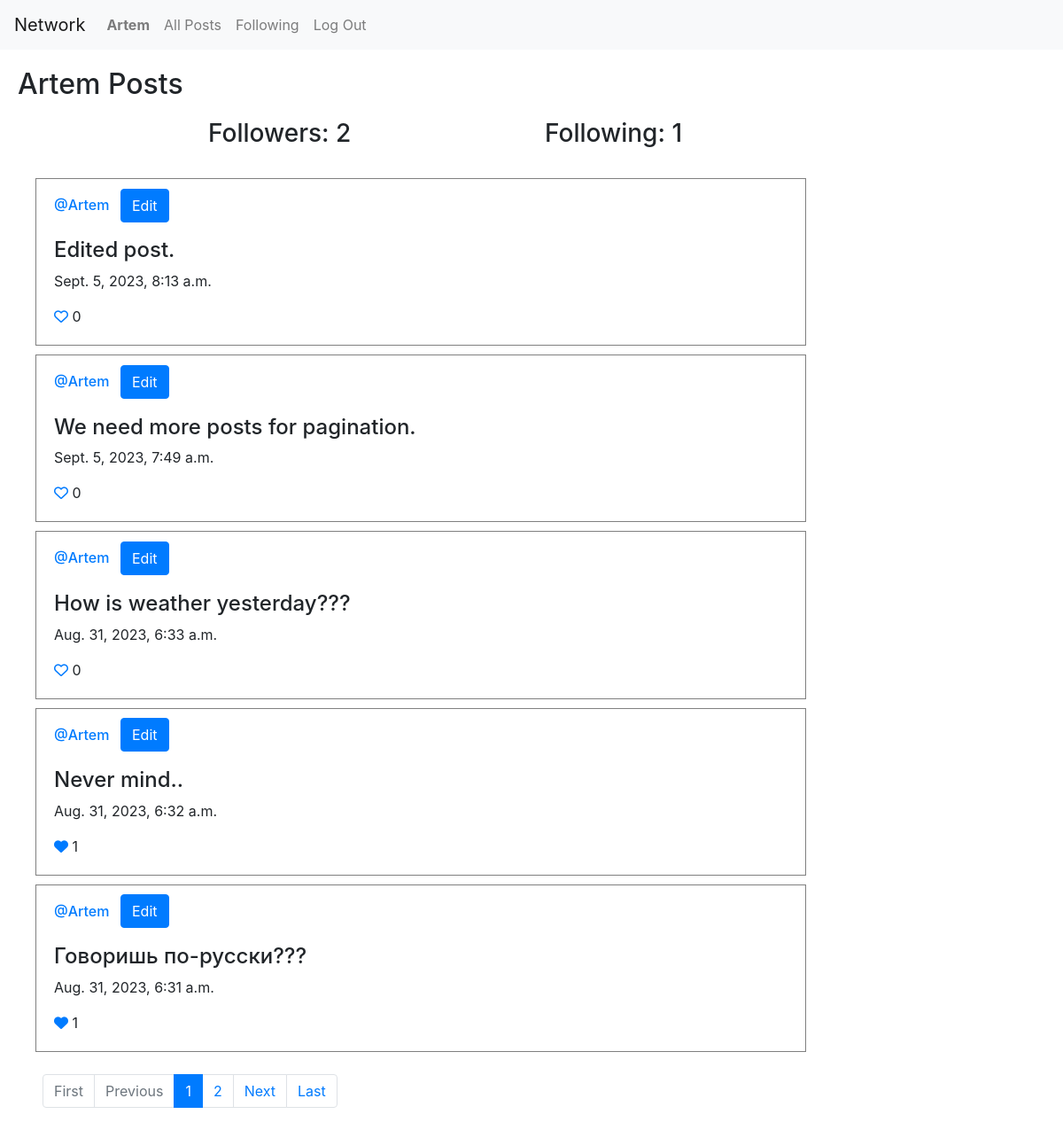
/profile/1 (signed in), run on the app's committed database.
### network/models.py (models this page shows, shortened)
class User(AbstractUser):
    pass

class Post(models.Model):
    content = models.TextField(max_length=200)
    user = models.ForeignKey(User, on_delete=models.CASCADE, related_name='author')
    date = models.DateTimeField(auto_now_add=True)
    likes = models.ManyToManyField(User, related_name='post_likes', blank=True)
    def number_of_likes(self):
        return self.likes.count()

### network/views.py (the view)
# urls.py: path("profile/<int:user_id>", views.profile, name="profile"),
def profile(request, user_id):
    user = User.objects.get(pk=user_id)
    allPosts = Post.objects.filter(user=user).order_by("id").reverse()
    following = Follow.objects.filter(user=user)
    followers = Follow.objects.filter(user_follower=user)
    try:
        checkFollow = followers.filter(user=User.objects.get(pk=request.user.id))
        if len(checkFollow) != 0:
            isFollowing = True
        else:
            isFollowing = False
    except:
        isFollowing = False
    paginator = Paginator(allPosts, posts_per_page)
    page_number = request.GET.get('page')
    page_posts = paginator.get_page(page_number)
    return render(request, "network/profile.html", {
        "allPosts": allPosts,
        "page_posts": page_posts,
        "username": user.username,
        "following": following,
        "followers": followers,
        "my_profile": user,
        "isFollowing": isFollowing
    })

### network/templates/network/profile.html (shortened to what this page needs)
{% extends "network/layout.html" %}
{% load static %}
{% block body %}
    <head>
    </head>
    <h2>{{ username }} Posts</h2>
    <div class="container">
        <div class="row d-flex justify-content-center">
            <h3 class="col-4">Followers: {{ followers.count }}</h3>
            <h3 class="col-4">Following: {{ following.count }}</h3>
        </div>
    </div>
    <div class="all-posts">
        {% for post in page_posts %}
            <div class="my-post">
                <h6 class="username" ><a href="{% url 'profile' user_id=post.user.id %}">@{{ post.user }}</a>
                    {% if user.is_authenticated %}
                    {% if user == post.user %}
                        <div>
                            <button style="margin-left: 75px; margin-top: -40px" type="button" class="btn btn-primary" data-bs-toggle="modal" data-bs-target="#edit_post_{{ post.id }}">Edit</button>
                        </div>
                    {% endif %}
                    {% endif %}
                </h6>
                <h4 class="my-content" id="content{{ post.id }}">{{ post.content }}</h4>
                <p class="date">{{ post.date }}</p>
                {% if user.is_authenticated %}
                    {% if user == post.user %}
                        <a href="" class="card-link {% if post.number_of_likes > 0 %} fas {%else%} far {% endif %} fa-heart"></a>
                        {{ post.number_of_likes }}
                    {% endif %}
                {% endif %}
            </div>
        {% endfor %}
    </div>
    <nav aria-label="Page navigation example">
      <ul class="pagination mx-5">
        {% if page_posts.has_previous %}
            <li class="page-item"><a class="page-link" href="?page=1">First</a></li>
            <li class="page-item"><a class="page-link" href="?page={{ page_posts.previous_page_number }}">Previous</a></li>
        {% else %}
            <li class="page-item disabled"><a class="page-link">First</a></li>
            <li class="page-item disabled"><a class="page-link">Previous</a></li>
        {% endif %}
        {% for pg in page_posts.paginator.page_range %}
        {% if pg == page_posts.number %}
        <li class="page-item active" aria-current="page">
            <span class="page-link" id="pg_num">
            {{ pg }}
            </span>
        </li>
        {% elif pg < page_posts.number|add:3 and pg > page_posts.number|add:-3 %}
        <li class="page-item">
            <a class="page-link pagination-green-inactive" href="{{GET_params.urlencode}}?page={{ pg }}">{{ pg }}</a>
        </li>
        {% endif %}
        {% endfor %}
        {% if page_posts.has_next %}
            <li class="page-item"><a class="page-link" href="?page={{ page_posts.next_page_number }}">Next</a></li>
            <li class="page-item"><a class="page-link" href="?page={{ page_posts.paginator.num_pages }}">Last</a></li>
        {% else %}
            <li class="page-item disabled"><a class="page-link">Next</a></li>
            <li class="page-item disabled"><a class="page-link">Last</a></li>
        {% endif %}
{% endblock %}

### network/templates/network/layout.html (shortened to what this page needs)
{% load static %}
<!DOCTYPE html>
<html lang="en">
    <head>
        <link rel="stylesheet" href="https://stackpath.bootstrapcdn.com/bootstrap/4.4.1/css/bootstrap.min.css">
        <link href="{% static 'network/styles.css' %}" rel="stylesheet">
    </head>
    <body>
        <nav class="navbar navbar-expand-lg navbar-light bg-light">
            <a class="navbar-brand" href="{% url 'index' %}">Network</a>
            <div>
              <ul class="navbar-nav mr-auto">
                {% if user.is_authenticated %}
                    <li class="nav-item">
                        <a class="nav-link" href="{% url 'profile' user_id=user.id %}"><strong>{{ user.username }}</strong></a>
                    </li>
                {% endif %}
                <li class="nav-item">
                  <a class="nav-link" href="{% url 'index' %}">All Posts</a>
                </li>
                {% if user.is_authenticated %}
                    <li class="nav-item">
                        <a class="nav-link" href="{% url 'following' %}">Following</a>
                    </li>
                    <li class="nav-item">
                        <a class="nav-link" href="{% url 'logout' %}">Log Out</a>
                    </li>
                {% endif %}
              </ul>
            </div>
          </nav>
        <div class="body">
            {% block body %}
            {% endblock %}
        </div>
    </body>
</html>

### network/static/network/styles.css (style rules this page uses)
h2 { margin: 20px; }
.all-posts { display: flex; flex-direction: column; justify-content: flex-start; margin: 20px; }
.my-post { border: grey solid 1px; padding: 20px; margin: 5px 20px; width: 75%; }

### data on the page
User: username "Artem"
Post: user "Artem", content "Edited post.", date "Sept. 5, 2023, 8:13 a.m.", number_of_likes "0"
Post: user "Artem", content "We need more posts for pagination.", date "Sept. 5, 2023, 7:49 a.m.", number_of_likes "0"
Post: user "Artem", content "How is weather yesterday???", date "Aug. 31, 2023, 6:33 a.m.", number_of_likes "0"
Post: user "Artem", content "Never mind..", date "Aug. 31, 2023, 6:32 a.m.", number_of_likes "1"
Post: user "Artem", content "Говоришь по-русски???", date "Aug. 31, 2023, 6:31 a.m.", number_of_likes "1"

### other printed values
{{ followers.count }} "2"
{{ following.count }} "1"
{{ pg }} "1"
{{ pg }} "2"
